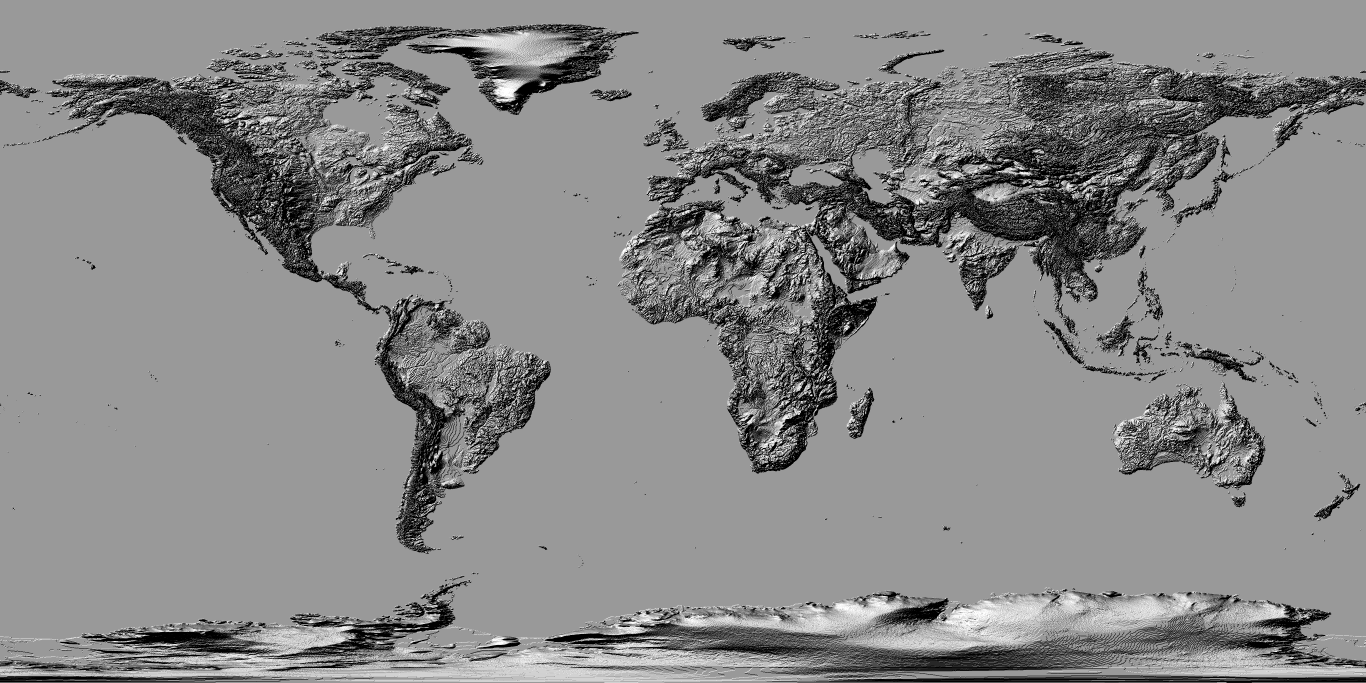
#> input picture src/assets/geo/relief.png, 4096 x 2048 px, given in place of gebco.png, which was not available (shown at 1/3 size)
$ python make_ocean.py
#> lines starting #> are read from the running program, lines starting #| are printed output that depends on the picture; after the words box and inside, x2 and y2 are one past the last pixel; in counts of white or black regions, pixels touching at a corner belong together; pictures that were not available may be replaced by others from this repository, and a replacement may not be noted
#!/usr/bin/env python
# Gera uma textura de oceano com profundidade sintetica: como o heightmap nao tem
# batimetria, estimo a profundidade pela DISTANCIA A COSTA (aguas rasas perto do
# litoral, fundo no meio do oceano). Saida RGBA equiretangular: oceano colorido
# (turquesa raso -> azul-marinho profundo), terra transparente.
import sys
import numpy as np
from PIL import Image, ImageFilter

Image.MAX_IMAGE_PIXELS = None
SRC = sys.argv[1] if len(sys.argv) > 1 else r"C:/Users/pedro/AppData/Local/Temp/dem/gebco.png"
OUT = sys.argv[2] if len(sys.argv) > 2 else "src/assets/geo/ocean.png"
W = int(sys.argv[3]) if len(sys.argv) > 3 else 4096
H = W // 2

print(f"abrindo {SRC} ...")
z = np.asarray(Image.open(SRC).convert("L").resize((W, H), Image.LANCZOS)).astype(np.float32)
land = (z >= 1.0).astype(np.float32)  # 1 = terra, 0 = oceano (oceano = 0 no GEBCO)
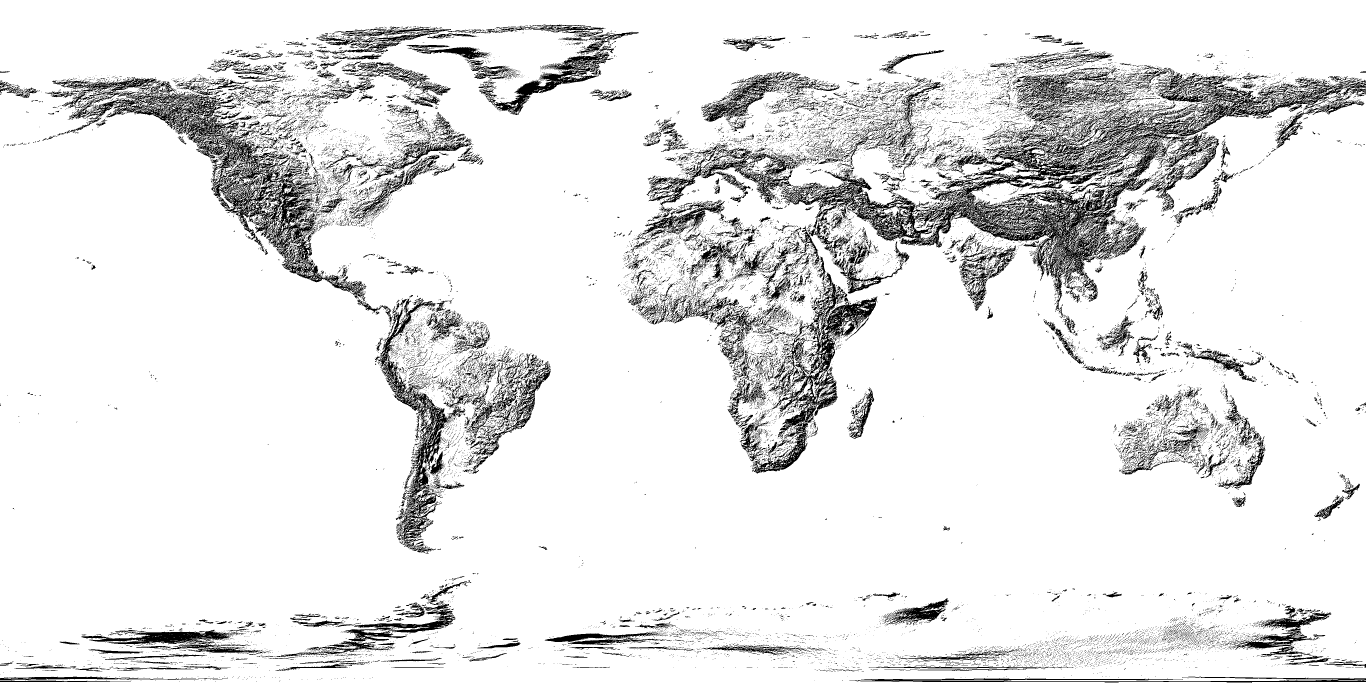
#> land: shape (2048, 4096) float32 (shown at 1/3 size); values 0 (black) and 1 (white), 89.9% white; 27937 black regions (25549 under 20 px), largest, box (x1, y1, x2, y2) and area: (2343, 204, 4096, 933) 154798, (203, 243, 1099, 896) 72007, (2256, 818, 2632, 1421) 36918

# Proximidade da costa: borra a mascara de terra em varios raios e soma. No
# oceano isso decai com a distancia ao litoral -> "rasura" (1 costa, 0 fundo).
landimg = Image.fromarray((land * 255).astype("uint8"))
acc = np.zeros((H, W), np.float32)
wsum = 0.0
for radius, wt in [(3, 0.40), (10, 0.30), (28, 0.20), (64, 0.12)]:
    b = np.asarray(landimg.filter(ImageFilter.GaussianBlur(radius))).astype(np.float32) / 255.0
    acc += b * wt
    wsum += wt
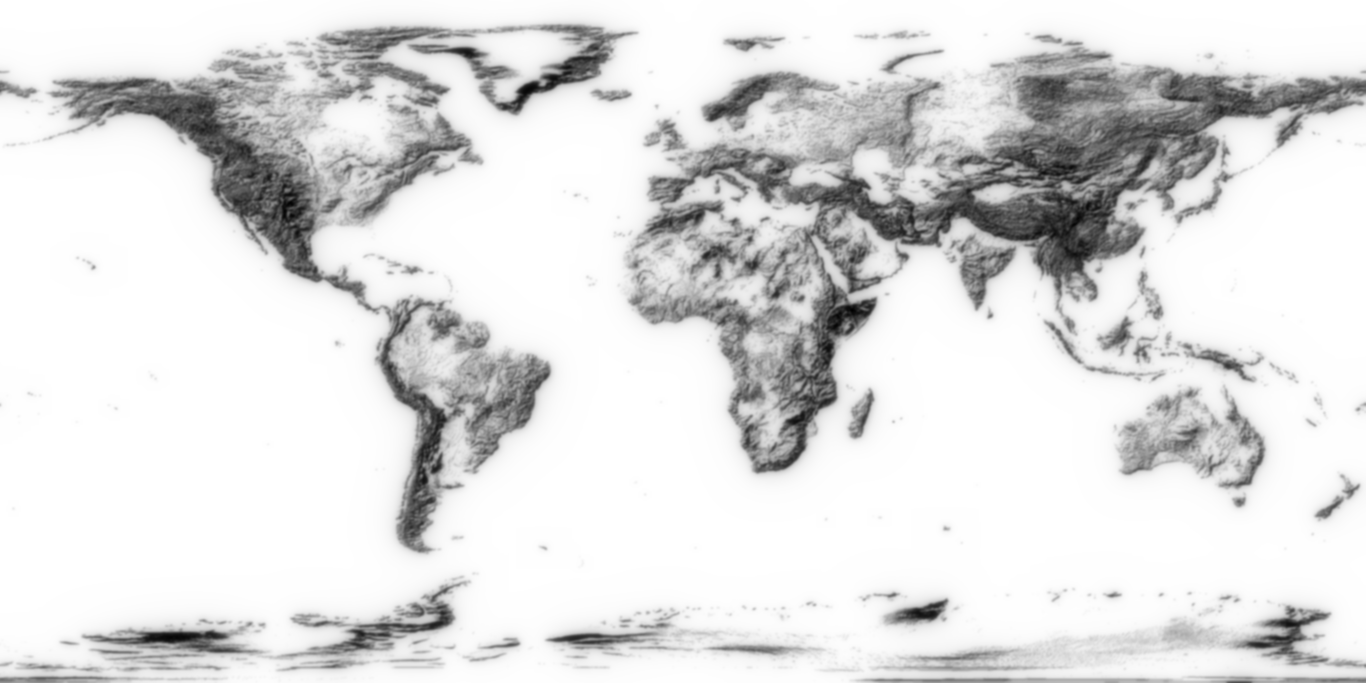
#> acc: shape (2048, 4096) float32 (shown at 1/3 size); min 0.207, max 1.02, mean 0.917; drawn with min black and max white
#> after the loop, wsum = 1.02
shallow = np.clip(acc / wsum, 0.0, 1.0) * (1.0 - land)
shallow = shallow ** 0.65  # concentra o claro mais perto da costa
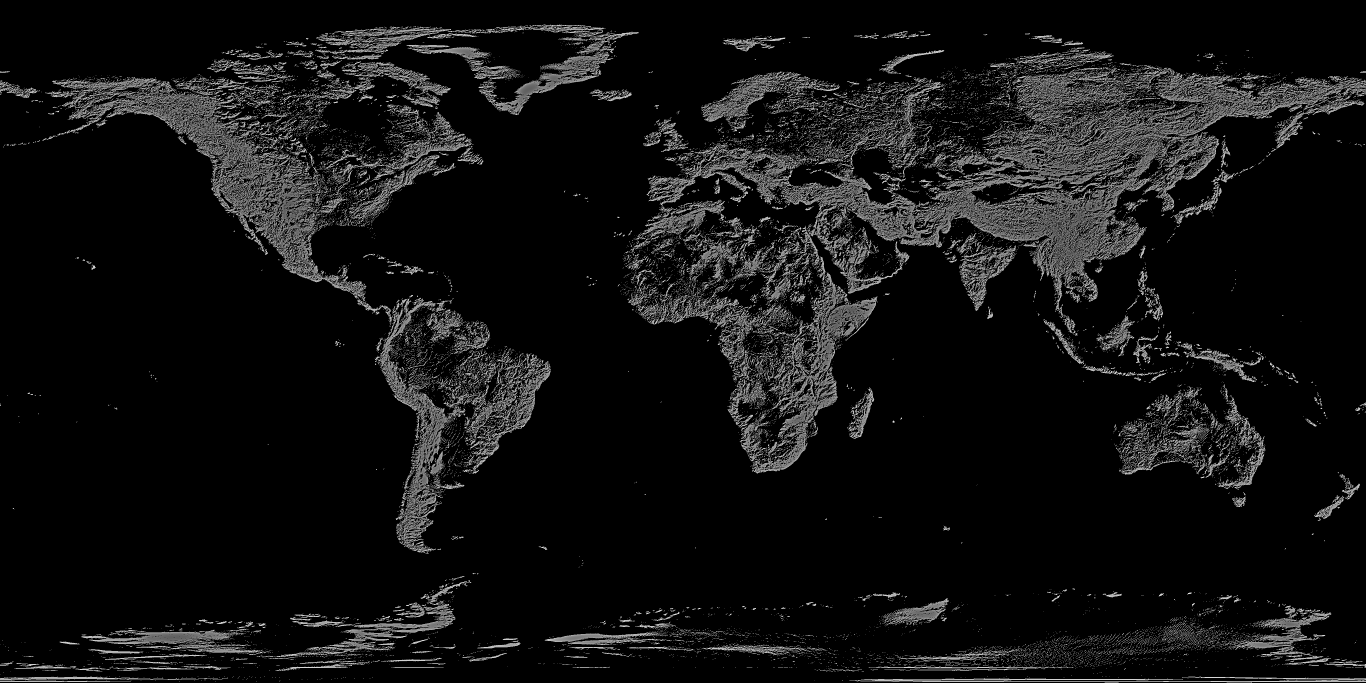
#> shallow: shape (2048, 4096) float32 (shown at 1/3 size); min 0, max 0.994, mean 0.0699

deep = np.array([16, 38, 72], np.float32)    # azul-marinho profundo
#> deep = [16, 38, 72]
shal = np.array([74, 146, 172], np.float32)  # turquesa raso
#> shal = [74, 146, 172]
s = shallow[..., None]
rgb = deep[None, None, :] * (1.0 - s) + shal[None, None, :] * s

alpha = (1.0 - land) * 255.0
# Suaviza a borda do alpha pra a transicao terra/mar nao serrilhar.
alpha = np.asarray(Image.fromarray(alpha.astype("uint8")).filter(ImageFilter.GaussianBlur(0.6)))

out = np.dstack([rgb.astype("uint8"), alpha.astype("uint8")[..., None]])
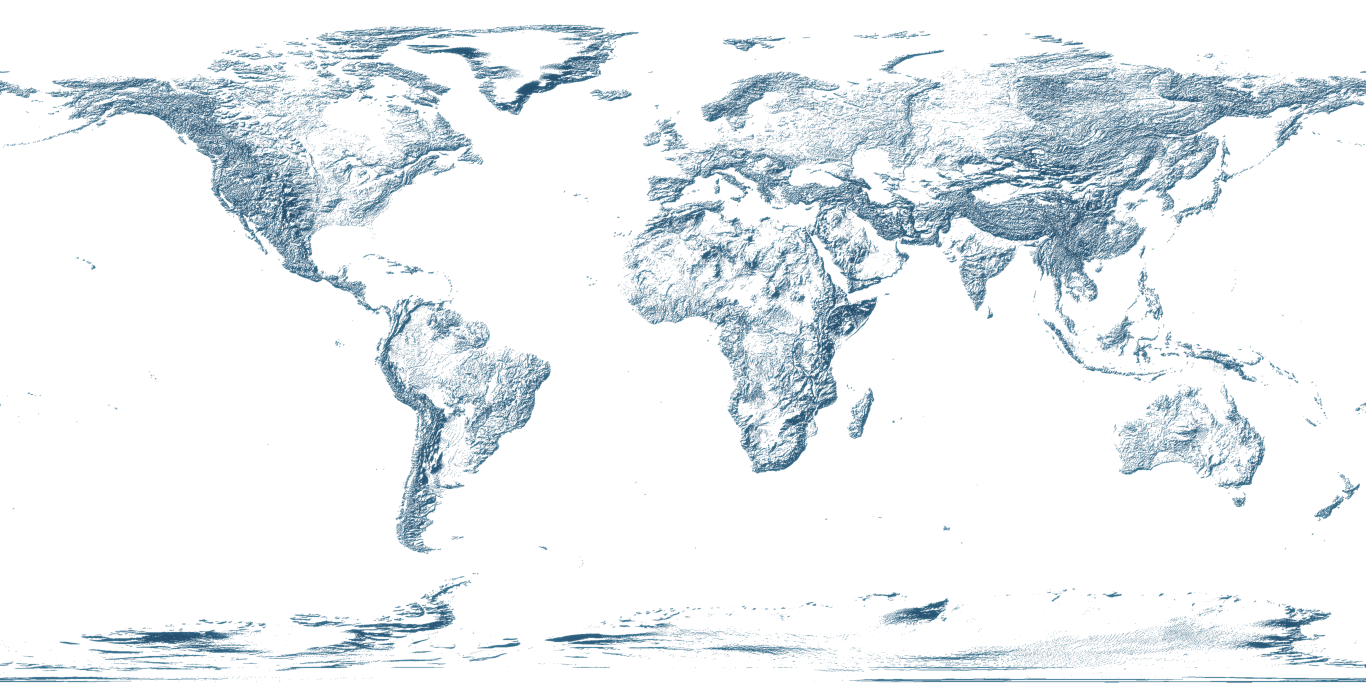
#> out: shape (2048, 4096, 4) (shown at 1/3 size); mean of channels 0, 1, 2, 3 20, 45.5, 78.9, 25.8; transparent parts drawn white
Image.fromarray(out, "RGBA").save(OUT, optimize=True)
print(f"  salvo {OUT}  shallow max={shallow.max():.2f}")
#|   salvo src/assets/geo/ocean.png  shallow max=0.99
